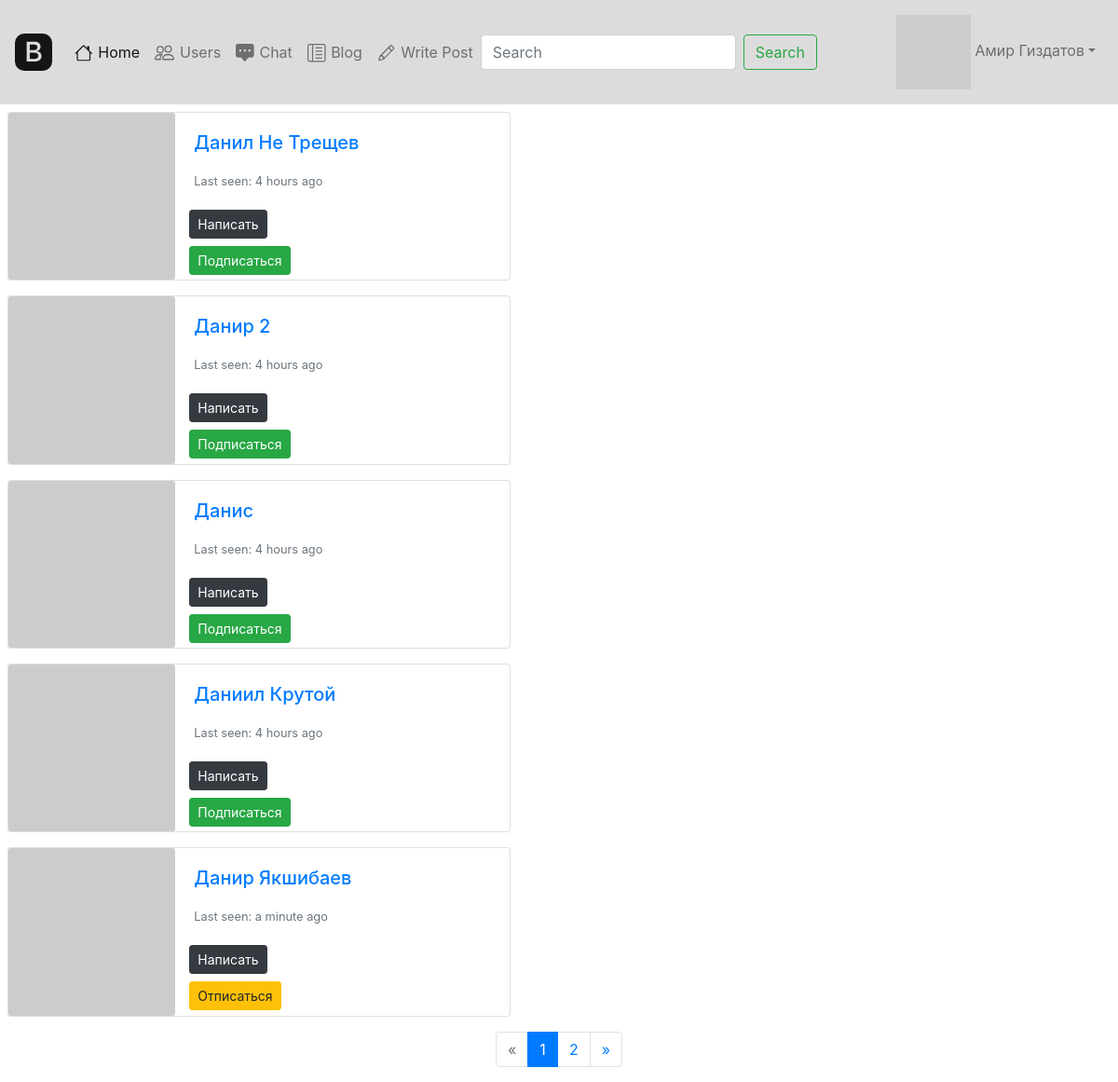
Page /users (signed in) on the committed database.
### main.py (models this page shows, shortened)
class User(UserMixin, SerializerMixin, db.Model):
    __tablename__ = 'users'
    id = db.Column(db.Integer, primary_key=True, autoincrement=True)
    name = db.Column(db.String, nullable=True)
    about = db.Column(db.String, nullable=True)
    email = db.Column(db.String, index=True, unique=True, nullable=True)
    hashed_password = db.Column(db.String, nullable=True)
    created_date = db.Column(db.DateTime, default=datetime.datetime.utcnow())
    last_seen = db.Column(db.DateTime, default=datetime.datetime.utcnow())
    followed = db.relationship(
        'User', secondary=followers,
        primaryjoin=(followers.c.follower_id == id),
        secondaryjoin=(followers.c.followed_id == id),
        backref=db.backref('followers', lazy='dynamic'), lazy='dynamic')
    messages_sent = db.relationship('Message',
                                    foreign_keys='Message.sender_id',
                                    backref='author', lazy='dynamic')
    messages_received = db.relationship('Message',
                                        foreign_keys='Message.recipient_id',
                                        backref='recipient', lazy='dynamic')
    def avatar(self, size):
        digest = md5(self.email.lower().encode('utf-8')).hexdigest()
        return 'https://www.gravatar.com/avatar/{}?d=identicon&s={}'.format(
            digest, size)
    def is_following(self, user):
        return self.followed.filter(
            followers.c.followed_id == user.id).count() > 0

### main.py (the view)
@app.route('/users')
@login_required
def users():
    q = request.args.get('q')
    page = request.args.get('page')
    if page and page.isdigit():
        page = int(page)
    else:
        page = 1
    if q:
        users = User.query.filter((User.name.contains(q)))
    else:
        users = User.query.order_by(User.created_date.desc())
    pages = users.paginate(page, per_page=5)
    return render_template('users.html', k='1', pages=pages, User=User, q=q)

### main.py (called while the page is built)
@login_manager.user_loader
def load_user(user_id):
    return User.query.get(user_id)

@app.before_request
def before_request():
    if current_user.is_authenticated:
        current_user.last_seen = datetime.datetime.utcnow()
        db.session.commit()

### templates/users.html (shortened to what this page needs)
{% extends "base.html" %}
{% block content %}
{% for user in pages.items %}
<div class="card mb-3 m-2" style="max-width: 540px;">
    <div class="row no-gutters">
        <div class="col-md-4">
            <img src="{{ user.avatar(128) }}" class="card-img">
        </div>
        <div class="col-md-6">
            <div class="card-body">
                <h5 class="card-title"><a href="user/{{ user.name }}">{{ user.name }}</a></h5>
                <p class="card-text"><small class="text-muted">Last seen: {{ moment(user.last_seen).fromNow() }}</small>
                </p>
            </div>
            {% if user != current_user %}
            <div class="col-md-2">
                <a role="button" class="btn btn-dark btn-sm" href="/chat/{{ user.name }}">Написать</a>
            </div>
            {% elif user == current_user %}
            <div class="col-md-2">
                <a role="button" class="btn btn-info btn-sm" href="edit_profile/{{ current_user.name }}">Редактировать</a>
            </div>
            {% endif %}
            {% if not current_user.is_following(user) and current_user != user %}
            <div class="col-md-2">
                <a role="button" class="btn btn-success btn-sm" href="{{ url_for('follow', username=user.name) }}">Подписаться</a>
            </div>
            {% elif current_user.is_following(user) and current_user != user %}
            <div class="col-md-2">
                <a role="button" class="btn btn-warning btn-sm" href="{{ url_for('unfollow', username=user.name) }}">Отписаться</a>
            </div>
            {% endif %}
        </div>
    </div>
</div>
{% endfor %}
<nav>
    <ul class="pagination justify-content-center">
        <li {% if not pages.has_prev %}
            class="page-item disabled"
            {% else %}
            class="page-item"
            {% endif %}>
            <a class="page-link" href="/users?page={{ pages.prev_num }}{% if q %}&q={{ q }} {% endif %}">
                <span aria-hidden="true">&laquo;</span>
            </a>
        </li>
        {% for page in pages.iter_pages() %}
        <li {% if page== pages.page %}
            class="page-item active"
            {% else %}
            class="page-item"
            {% endif %}>
            <a class="page-link" href="/users?page={{ page }}{% if q %}&q={{ q }} {% endif %}">{{ page }}</a>
        </li>
        {% endfor %}
        <li {% if not pages.has_next %}
            class="page-item disabled"
            {% else %}
            class="page-item"
            {% endif %}>
            <a class="page-link" href="/users?page={{ pages.next_num }}{% if q %}&q={{ q }} {% endif %}">
                <span aria-hidden="true">&raquo;</span>
            </a>
        </li>
    </ul>
</nav>
{% endblock %}

### templates/base.html (shortened to what this page needs)
<!DOCTYPE html>
<html lang="en" dir="ltr">
<head>
    <link rel="stylesheet" href="https://stackpath.bootstrapcdn.com/bootstrap/4.4.1/css/bootstrap.min.css"
>
</head>
<body>
<header>
    <nav class="navbar navbar-expand-xl navbar-light" style="background-color: #DCDCDC;">
        <a class="navbar-brand" href="#">
        </a>
        <div class="collapse navbar-collapse" id="navbarSupportedContent">
            <ul class="navbar-nav mr-auto">
                <li class="nav-item active">
                    <a class="nav-link" href="/">
                        Home</a>
                </li>
                {% if current_user.is_authenticated %}
                <li class="nav-item">
                    <a class="nav-link" href="/users">
                        Users</a>
                </li>
                <li class="nav-item">
                    <a class="nav-link" href="/chat">
                        Chat</a>
                </li>
                <li class="nav-item">
                    <a class="nav-link" href="/blog">
                        Blog</a>
                </li>
                <li class="nav-item">
                    <a class="nav-link" href="/add_post">
                        Write Post</a>
                </li>
                {% endif %}
                {% if k %}
                <form class="form-inline my-2 my-lg-0" method="get">
                    <input class="form-control mr-sm-2" type="search" placeholder="Search" aria-label="Search"
                           name="q" value="{{ request.args.get('q', '') }}">
                    <button class="btn btn-outline-success my-2 my-sm-0" type="submit">Search</button>
                </form>
                {% endif %}
            </ul>
            {% if current_user.is_authenticated %}
            <ul class="navbar-nav ml-auto">
                <li class="nav-item">
                    <a class="nav-link dropdown-toggle" href="#" id="navbarDropdown" role="button"
                       data-toggle="dropdown" aria-haspopup="true" aria-expanded="false">
                        <img src="{{ current_user.avatar(34) }}"> {{ current_user.name }}</a>
                </li>
            </ul>
            {% endif %}
        </div>
    </nav>
</header>
</body>
</html>
{% block content %}
{% endblock %}

### rows in the picture
User: name "Амир Гиздатов"
User: name "Данил Не Трещев", last_seen "4 hours ago"
User: name "Данир 2", last_seen "4 hours ago"
User: name "Данис", last_seen "4 hours ago"
User: name "Даниил Крутой", last_seen "4 hours ago"
User: name "Данир Якшибаев", last_seen "a minute ago"

### other values in the picture
{{ page }} "1" "2"
